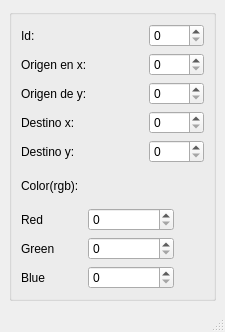
<?xml version="1.0" encoding="UTF-8"?>
<ui version="4.0">
 <class>MainWindow</class>
 <widget class="QMainWindow" name="MainWindow">
  <property name="geometry">
   <rect>
    <x>0</x>
    <y>0</y> 
    <width>225</width>
    <height>332</height>
   </rect>
  </property>
  <property name="windowTitle">
   <string>MainWindow</string>
  </property>
  <widget class="QWidget" name="centralwidget">
   <layout class="QGridLayout" name="gridLayout_2">
    <item row="0" column="0">
     <widget class="QGroupBox" name="groupBox">
      <property name="title">
       <string/>
      </property>
      <layout class="QGridLayout" name="gridLayout">
       <item row="1" column="0" colspan="3">
        <widget class="QLabel" name="label_2">
         <property name="text">
          <string>Origen en x:</string>
         </property>
        </widget>
       </item>
       <item row="9" column="0">
        <widget class="QLabel" name="label_9">
         <property name="text">
          <string>Blue</string>
         </property>
        </widget>
       </item>
       <item row="0" column="0">
        <widget class="QLabel" name="label">
         <property name="text">
          <string>Id:</string>
         </property>
        </widget>
       </item>
       <item row="6" column="0">
        <widget class="QLabel" name="label_6">
         <property name="text">
          <string>Color(rgb): </string>
         </property>
        </widget>
       </item>
       <item row="8" column="0">
        <widget class="QLabel" name="label_8">
         <property name="text">
          <string>Green </string>
         </property>
        </widget>
       </item>
       <item row="9" column="1" colspan="3">
        <widget class="QSpinBox" name="spinBox_8"/>
       </item>
       <item row="4" column="0">
        <widget class="QLabel" name="label_4">
         <property name="text">
          <string>Destino x:</string>
         </property>
        </widget>
       </item>
       <item row="3" column="0" colspan="2">
        <widget class="QLabel" name="label_3">
         <property name="text">
          <string>Origen de y:</string>
         </property>
        </widget>
       </item>
       <item row="5" column="0">
        <widget class="QLabel" name="label_5">
         <property name="text">
          <string>Destino y:</string>
         </property>
        </widget>
       </item>
       <item row="7" column="0">
        <widget class="QLabel" name="label_7">
         <property name="text">
          <string>Red</string>
         </property>
        </widget>
       </item>
       <item row="7" column="1" colspan="3">
        <widget class="QSpinBox" name="spinBox_6"/>
       </item>
       <item row="8" column="1" colspan="3">
        <widget class="QSpinBox" name="spinBox_7"/>
       </item>
       <item row="1" column="3" colspan="2">
        <widget class="QSpinBox" name="spinBox_2"/>
       </item>
       <item row="3" column="3" colspan="2">
        <widget class="QSpinBox" name="spinBox_3"/>
       </item>
       <item row="4" column="3" colspan="2">
        <widget class="QSpinBox" name="spinBox_4"/>
       </item>
       <item row="5" column="3" colspan="2">
        <widget class="QSpinBox" name="spinBox_5"/>
       </item>
       <item row="0" column="3" colspan="2">
        <widget class="QSpinBox" name="spinBox"/>
       </item>
      </layout>
     </widget>
    </item>
   </layout>
  </widget>
  <widget class="QMenuBar" name="menubar">
   <property name="geometry">
    <rect>
     <x>0</x>
     <y>0</y>
     <width>225</width>
     <height>21</height>
    </rect>
   </property>
  </widget>
  <widget class="QStatusBar" name="statusbar"/>
 </widget>
 <resources/>
 <connections/>
</ui>
